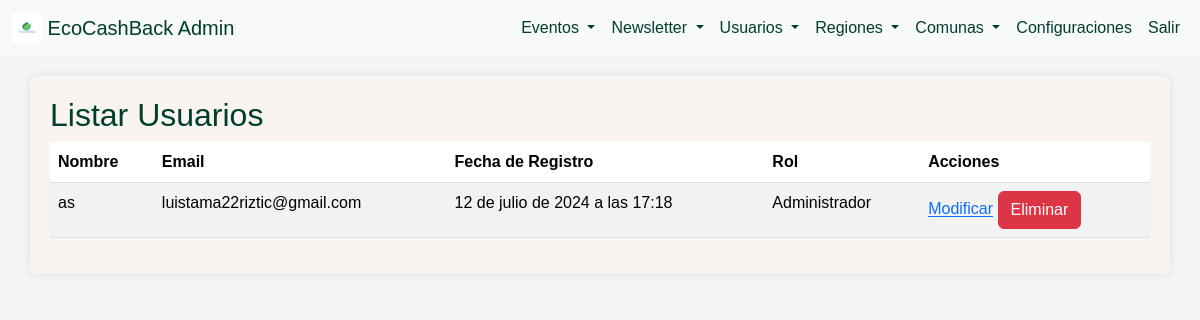
The page /administracion/listar_users/ on the database its author committed.
### administracion/models.py (models this page shows, shortened)
class Usuario(models.Model):
    nombre = models.CharField(max_length=100)
    email = models.EmailField(unique=True)
    contraseña = models.CharField(max_length=100)
    fecha_registro = models.DateTimeField(auto_now_add=True)
    rol = models.ForeignKey(Rol, on_delete=models.CASCADE, default=1)  # Establece un valor predeterminado para el campo 'rol'

class Rol(models.Model):
    rol_id = models.AutoField(primary_key=True)
    nombre = models.CharField(max_length=100)
    descripcion = models.TextField()

### administracion/views.py (the view)
# urls.py: path('listar_users/', views.listar_users, name='listar_users'),
def listar_users(request):
    usuarios = Usuario.objects.all()
    return render(request, 'administracion/users/listar_users.html', {'usuarios': usuarios})

### administracion/templates/administracion/users/listar_users.html (shortened to what this page needs)
{% load static %}
<!DOCTYPE html>
<html lang="es">
<head>
    <link rel="stylesheet" href="https://cdn.jsdelivr.net/npm/bootstrap@5.3.3/dist/css/bootstrap.min.css">
    <link rel="stylesheet" href="{% static 'css/admin_styles.css' %}">
</head>
<body>
    <nav class="navbar navbar-expand-lg navbar-light bg-light">
        <div class="container-fluid">
            <a class="navbar-brand" href="{% url 'admin_dashboard' %}">
                <img src="{% static 'img/logo-ecocashback.jpeg' %}" alt="Logo-EcoCashBack" width="30" height="30" class="d-inline-block align-top">
                EcoCashBack Admin
            </a>
            <div class="collapse navbar-collapse" id="navbarNav">
                <ul class="navbar-nav ms-auto">
                    <li class="nav-item dropdown">
                        <a class="nav-link dropdown-toggle" href="#" id="eventosDropdown" role="button" data-bs-toggle="dropdown" aria-expanded="false">
                            Eventos
                        </a>
                    </li>
                    <li class="nav-item dropdown">
                        <a class="nav-link dropdown-toggle" href="#" id="newsletterDropdown" role="button" data-bs-toggle="dropdown" aria-expanded="false">
                            Newsletter
                        </a>
                    </li>
                    <li class="nav-item dropdown">
                        <a class="nav-link dropdown-toggle" href="#" id="usuariosDropdown" role="button" data-bs-toggle="dropdown" aria-expanded="false">
                            Usuarios
                        </a>
                    </li>
                    <li class="nav-item dropdown">
                        <a class="nav-link dropdown-toggle" href="#" id="regionesDropdown" role="button" data-bs-toggle="dropdown" aria-expanded="false">
                            Regiones
                        </a>
                    </li>
                    <li class="nav-item dropdown">
                        <a class="nav-link dropdown-toggle" href="#" id="comunasDropdown" role="button" data-bs-toggle="dropdown" aria-expanded="false">
                            Comunas
                        </a>
                    </li>
                    <li class="nav-item">
                        <a class="nav-link" href="#">Configuraciones</a>
                    </li>
                    <li class="nav-item">
                        <a class="nav-link" href="#">Salir</a>
                    </li>
                </ul>
            </div>
        </div>
    </nav>
    <div class="container">
        <h2>Listar Usuarios</h2>
        <table class="table table-striped">
            <thead>
                <tr>
                    <th>Nombre</th>
                    <th>Email</th>
                    <th>Fecha de Registro</th>
                    <th>Rol</th>
                    <th>Acciones</th>
                </tr>
            </thead>
            <tbody>
                {% for usuario in usuarios %}
                <tr>
                    <td>{{ usuario.nombre }}</td>
                    <td>{{ usuario.email }}</td>
                    <td>{{ usuario.fecha_registro }}</td>
                    <td>{{ usuario.rol.nombre }}</td>
                    <td>
                        <a href="{% url 'modificar_users' usuario.pk %}" class="btn-modificar">Modificar</a>
                        <a href="{% url 'eliminar_users' usuario.pk %}" class="btn btn-danger">Eliminar</a>
                    </td>
                </tr>
                {% endfor %}
            </tbody>
        </table>
    </div>
</body>
</html>

### administracion/static/css/admin_styles.css (style rules this page uses)
:root { --verde: #003E2C; --crema: #faf4f1; --gris: #f5f5f5; --azul: #33628c; }
body { font-family: Arial, sans-serif; background-color: var(--gris); color: var(--verde); margin: 0; padding: 0; }
.navbar { background-color: var(--azul); }
.navbar-brand, .navbar-nav .nav-link { color: var(--verde) !important; }
.container { margin-top: 20px; background-color: var(--crema); padding: 20px; border-radius: 8px; box-shadow: 0 0 10px rgba(0, 0, 0, 0.1); }
h2 { color: var(--verde); }
.btn-danger { background-color: #dc3545; border-color: #dc3545; }

### rows shown on the page
Usuario: nombre "as", email "luistama22riztic@gmail.com", fecha_registro "12 de julio de 2024 a las 17:18", rol.nombre "Administrador"
